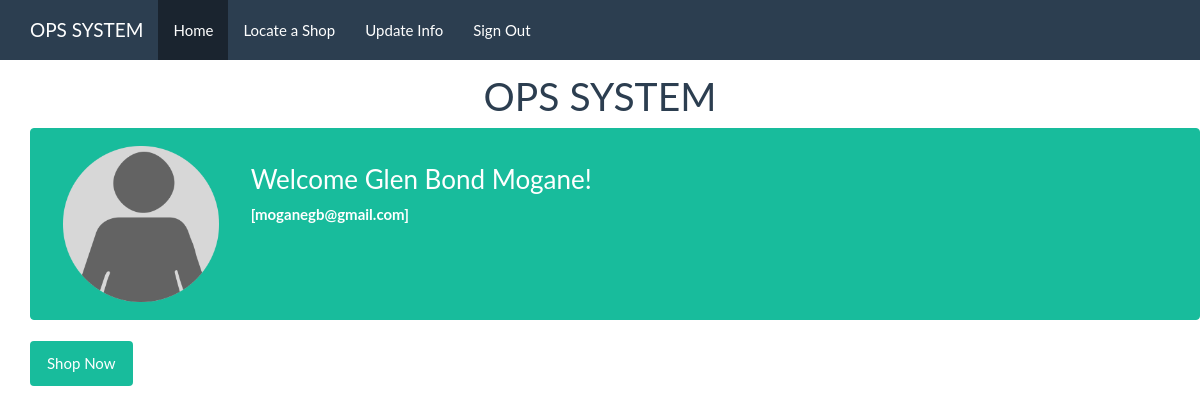
Page /home.php?userid=1 on the committed database.
### tables this page shows
CREATE TABLE IF NOT EXISTS `tbl_user` (
  `user_id` int(11) NOT NULL,
  `name` varchar(50) NOT NULL,
  `surname` varchar(50) NOT NULL,
  `email` varchar(50) NOT NULL,
  `number` int(11) NOT NULL,
  `password` varchar(50) NOT NULL,
  `shop` varchar(100) NOT NULL
);

### home.php (the view, shortened to what this page needs)
<?php
$uid = $_GET['userid'];
if($uid != null){
    $sql = "SELECT * FROM tbl_user WHERE user_id = $uid";
    $query = mysql_query($sql) or die ("ERROR 01 - Home Page");
    $row = mysql_fetch_assoc($query);
    $fname = $row['name'];
    $sname = $row['surname'];
    $email = $row['email'];
    $url = 'order.php?userid='.$uid;
    $display = '<div class="container alert alert-success">
            <div class="col-md-2">
                <img id="img" src="admin/img/user.png" alt
                      class="img-responsive">
            </div>
            <div class="col-md-10">
                <h3>Welcome '.$fname.' '.$sname.'!</h3>
                <strong>['.$email.']</strong>
            </div>
        </div>
        <a class="btn btn-success btn-md" href="'.$url.'">Shop Now</a>';
}
?>
<!DOCTYPE html>
<html lang="en">
<head>
  <link rel="stylesheet" href="admin/bootstrap/css/bootstrap.min.css">
    <link rel="stylesheet" href="admin/bootstrap/font-awesome/css/font-awesome.css">
  <link rel="stylesheet" href="admin/bootstrap/css/Style.css">
</head>
<body>
    <nav class="navbar navbar-default navbar-fixed-top">
      <div class="container">
        <div class="navbar-header">
          <a class="navbar-brand" href="home.php?userid=<?php echo $_SESSION['userid']; ?>">OPS SYSTEM</a>
        </div>
            <div id="navbar" class="collapse navbar-collapse">
                <ul class="nav navbar-nav" id="links">
                    <li class="active"><a href="home.php?userid=<?php echo $_SESSION['userid']; ?>">Home</a></li>
                    <li><a href="#">Locate a Shop</a></li>
                    <li><a href="#">Update Info</a></li>
                    <li><a href="logout.php">Sign Out</a></li>
                </ul>
            </div>
        </div>
    </nav>
    <div class="container">
            <h1 id="top-label">OPS SYSTEM</h1>
        <?php echo $display ?>
    </div>
  </body>
</html>

### rows in the picture
tbl_user: name "Glen Bond", surname "Mogane", email "moganegb@gmail.com"
